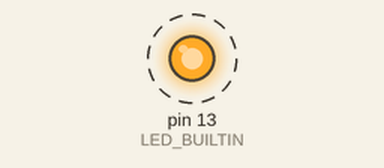
Bench run of a program on a simulated Arduino Uno, built with avr-gcc and run on an emulated ATmega328P. Shown: output pins drawn as LEDs (lit = HIGH). Dashed ring = blinking. What the program prints to the serial monitor is not drawn.

Above: at 0.02 s.
Timing chart, 0 to 3.0 s (numbered marks = the images above):
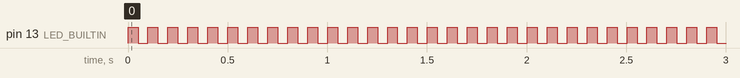

Measured:
- by itself, pin 13 (LED_BUILTIN): alternates HIGH for 0.05 s and LOW for 0.05 s

The program:

main.cpp
```cpp
// library utama
#include <Arduino.h>

void init_blink()
{
  pinMode(LED_BUILTIN, OUTPUT);
}

void blink()
{
  digitalWrite(LED_BUILTIN, HIGH); // turn the LED on (HIGH is the voltage level)
  Serial.println("hidup");
  delay(50);                      // wait for a second
  digitalWrite(LED_BUILTIN, LOW); // turn the LED off by making the voltage LOW
  Serial.println("mati");
  delay(50); // wait for a second
}

void setup()
{
  // initialize digital pin LED_BUILTIN as an output.
  Serial.begin(9600);
  init_blink();
}

// the loop function runs over and over again forever
void loop()
{
  blink();
}
```
